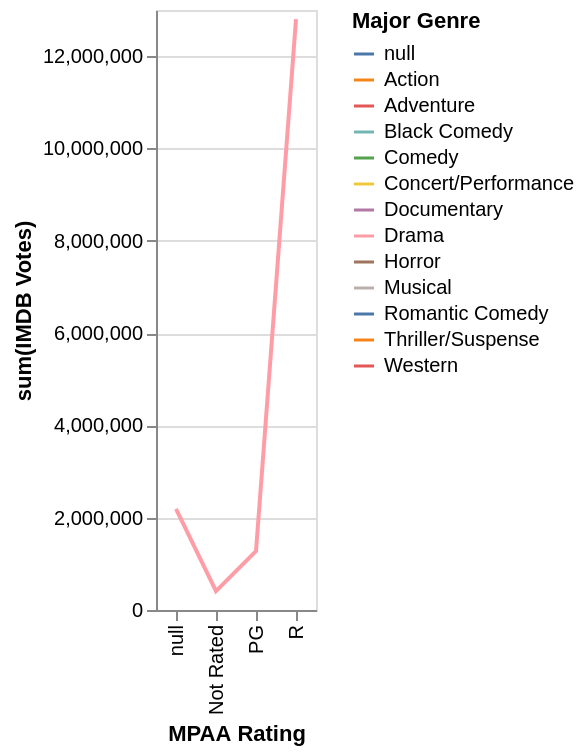

This figure's Vega-Lite source:
### Vega specification from a JSON file in a GitHub repository (floating-point values rounded to 4 significant figures)
{"$schema": "https://vega.github.io/schema/vega/v6.json", "background": "white", "padding": 5, "height": 300, "style": "cell", "data": [{"name": "source_0", "values": [{"Major Genre": "Drama", "MPAA Rating": "R", "sum(IMDB Votes)": 12801669}, {"Major Genre": "Drama", "MPAA Rating": null, "sum(IMDB Votes)": 2189462}, {"Major Genre": "Drama", "MPAA Rating": "PG", "sum(IMDB Votes)": 1273672}, {"Major Genre": "Drama", "MPAA Rating": "Not Rated", "sum(IMDB Votes)": 410210}]}], "signals": [{"name": "x_step", "value": 20}, {"name": "width", "update": "bandspace(domain('x').length, 1, 0.5) * x_step"}], "marks": [{"name": "pathgroup", "type": "group", "from": {"facet": {"name": "faceted_path_main", "data": "source_0", "groupby": ["Major Genre"]}}, "encode": {"update": {"width": {"field": {"group": "width"}}, "height": {"field": {"group": "height"}}}}, "marks": [{"name": "marks", "type": "line", "style": ["line"], "sort": {"field": "x"}, "from": {"data": "faceted_path_main"}, "encode": {"update": {"stroke": {"scale": "color", "field": "Major Genre"}, "description": {"signal": "\"MPAA Rating: \" + (isValid(datum[\"MPAA Rating\"]) ? isArray(datum[\"MPAA Rating\"]) ? join(datum[\"MPAA Rating\"], ' ') : datum[\"MPAA Rating\"] : \"\"+datum[\"MPAA Rating\"]) + \"; sum(IMDB Votes): \" + (format(datum[\"sum(IMDB Votes)\"], \"\")) + \"; Major Genre: \" + (isValid(datum[\"Major Genre\"]) ? isArray(datum[\"Major Genre\"]) ? join(datum[\"Major Genre\"], ' ') : datum[\"Major Genre\"] : \"\"+datum[\"Major Genre\"])"}, "x": {"scale": "x", "field": "MPAA Rating"}, "y": {"scale": "y", "field": "sum(IMDB Votes)"}, "defined": {"signal": "isValid(datum[\"sum(IMDB Votes)\"]) && isFinite(+datum[\"sum(IMDB Votes)\"])"}}}}]}], "scales": [{"name": "x", "type": "point", "domain": {"data": "source_0", "field": "MPAA Rating", "sort": true}, "range": {"step": {"signal": "x_step"}}, "padding": 0.5}, {"name": "y", "type": "linear", "domain": {"data": "source_0", "field": "sum(IMDB Votes)"}, "range": [{"signal": "height"}, 0], "nice": true, "zero": true}, {"name": "color", "type": "ordinal", "domain": [null, "Action", "Adventure", "Black Comedy", "Comedy", "Concert/Performance", "Documentary", "Drama", "Horror", "Musical", "Romantic Comedy", "Thriller/Suspense", "Western"], "range": "category"}], "axes": [{"scale": "y", "orient": "left", "gridScale": "x", "grid": true, "tickCount": {"signal": "ceil(height/40)"}, "domain": false, "labels": false, "aria": false, "maxExtent": 0, "minExtent": 0, "ticks": false, "zindex": 0}, {"scale": "x", "orient": "bottom", "grid": false, "title": "MPAA Rating", "labelAlign": "right", "labelAngle": 270, "labelBaseline": "middle", "zindex": 0}, {"scale": "y", "orient": "left", "grid": false, "title": "sum(IMDB Votes)", "labelOverlap": true, "tickCount": {"signal": "ceil(height/40)"}, "zindex": 0}], "legends": [{"title": "Major Genre", "stroke": "color", "symbolType": "stroke"}]}
